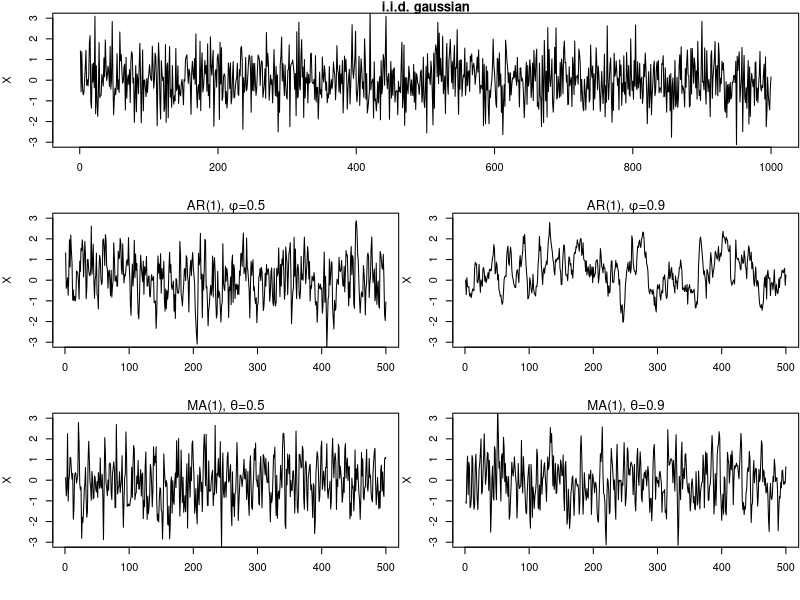
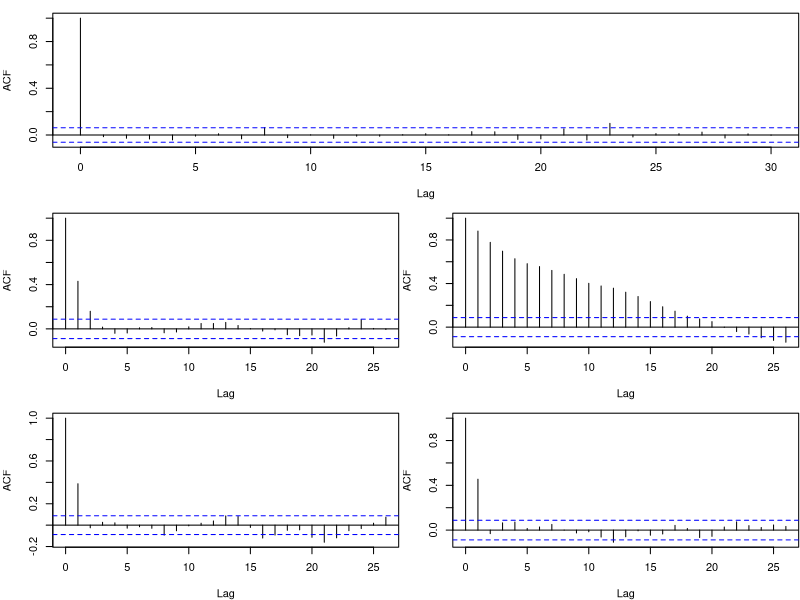
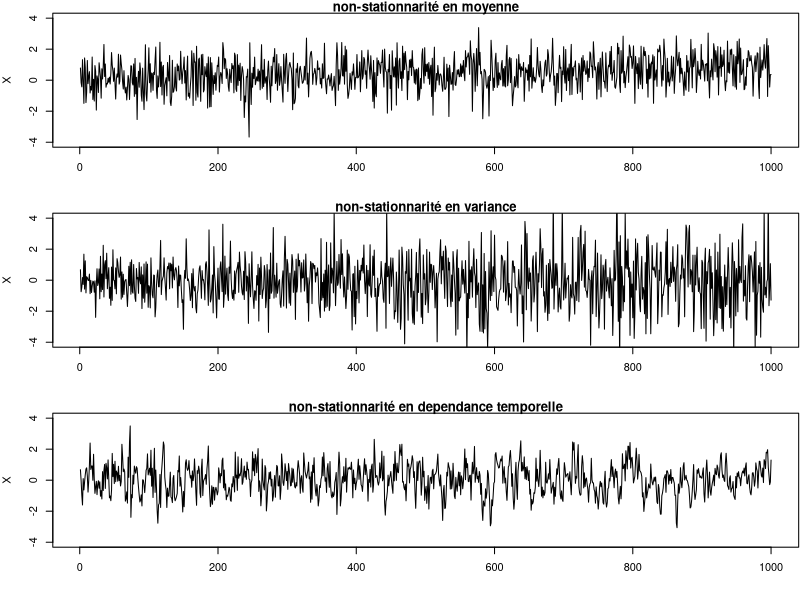
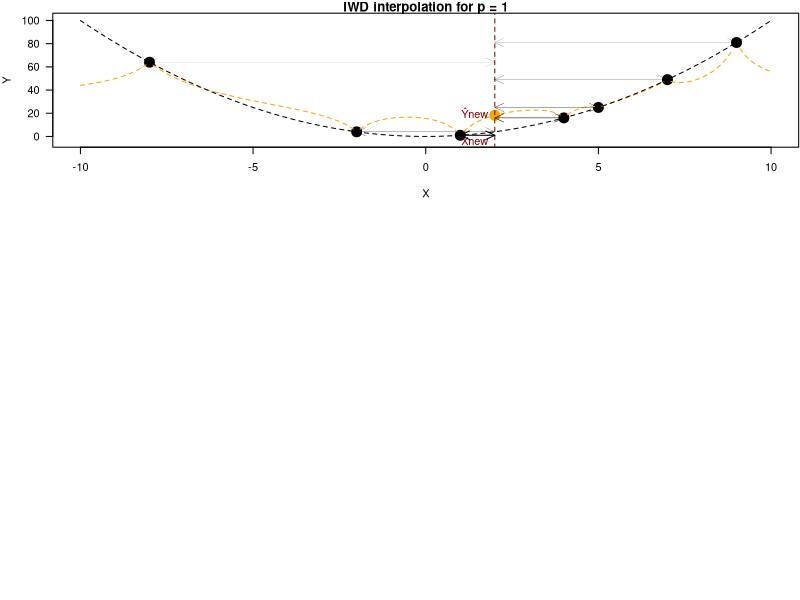
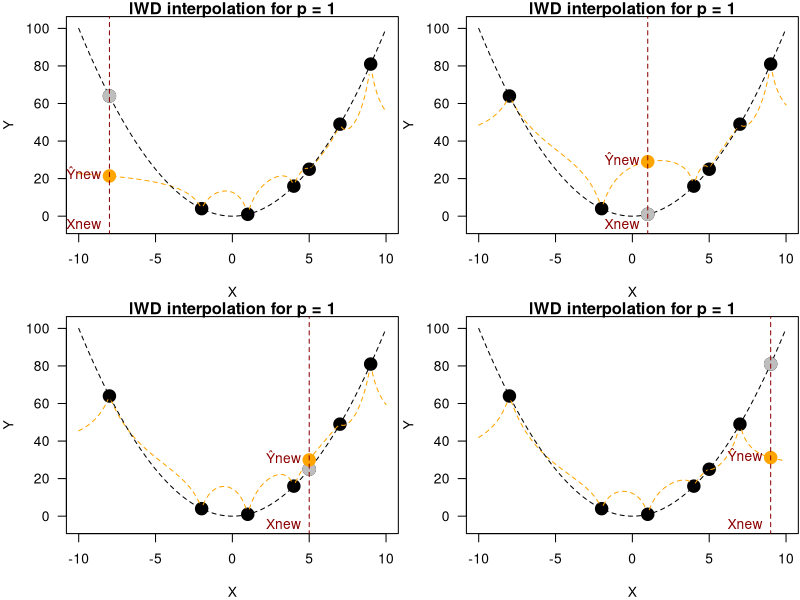

R code for these plots, in order:
## ---- chunk 1
n <- 500
par(mar = c(4, 4, 1, .1))
layout(matrix(c(1,1,2,3,4,5), 3, 2, byrow = TRUE))
ylim <- c(-3, 3)
X <- rnorm(2*n, 0, 1)
plot(X, xlab = "", type = "l", ylim = ylim, main = "i.i.d. gaussian")

ar1 <- 0.5
X <- arima.sim(list(order=c(1,0,0), ar=ar1), n=n)*sqrt(1-ar1^2)
plot(X, xlab = "", ylim = ylim, main = expression(paste("AR(1), ", phi, "=0.5")))


ar1 <- 0.9
X <- arima.sim(list(order=c(1,0,0), ar=ar1), n=n)*sqrt(1-ar1^2)
plot(X, xlab = "", ylim = ylim, main = expression(paste("AR(1), ", phi, "=0.9")))


ar1 <- 0.5
X <- arima.sim(list(order=c(0,0,1), ma=ar1), n=n)/sqrt(1+ar1^2)
plot(X, xlab = "", ylim = ylim, main = expression(paste("MA(1), ", theta, "=0.5")))


ar1 <- 0.9
X <- arima.sim(list(order=c(0,0,1), ma=ar1), n=n)/sqrt(1+ar1^2)
plot(X, xlab = "", ylim = ylim, main = expression(paste("MA(1), ", theta, "=0.9")))
## ---- chunk 2
n <- 500
par(mar = c(4, 4, 1, .1))
layout(matrix(c(1,1,2,3,4,5), 3, 2, byrow = TRUE))
X <- rnorm(2*n, 0, 1)
plot(acf(X, plot = FALSE), main = "i.i.d. gaussian")

ar1 <- 0.5
X <- arima.sim(list(order=c(1,0,0), ar=ar1), n=n)*sqrt(1-ar1^2)
plot(acf(X, plot = FALSE), main = expression(paste("AR(1), ", phi, "=0.5")))


ar1 <- 0.9
X <- arima.sim(list(order=c(1,0,0), ar=ar1), n=n)*sqrt(1-ar1^2)
plot(acf(X, plot = FALSE),  main = expression(paste("AR(1), ", phi, "=0.9")))


ar1 <- 0.5
X <- arima.sim(list(order=c(0,0,1), ma=ar1), n=n)/sqrt(1+ar1^2)
plot(acf(X, plot = FALSE), main = expression(paste("MA(1), ", theta, "=0.5")))


ar1 <- 0.9
X <- arima.sim(list(order=c(0,0,1), ma=ar1), n=n)/sqrt(1+ar1^2)
plot(acf(X, plot = FALSE), main = expression(paste("MA(1), ", theta, "=0.9")))
## ---- chunk 3
n <- 1000
par(mar = c(4, 4, 1, .1))
par(mfrow = c(3, 1))
ylim <- c(-4, 4)

X <- rnorm(n, 0 + seq(0, 1, length.out = n), 1)
plot(X, xlab = "", type = "l", ylim = ylim, main = "non-stationnarité en moyenne")

X <- rnorm(n, 0, 1 + seq(0, 1, length.out = n))
plot(X, xlab = "", type = "l", ylim = ylim, main = "non-stationnarité en variance")

ar1 <- seq(0.3, 1, length.out = n)
for(i in 2:n){
  X[i] <-  (ar1[i] * X[i-1]  + rnorm(1)) / sqrt(1 + ar1[i]^2)
}
plot(X, xlab = "", , type = "l", ylim = ylim, main = "non-stationnarité en dependance temporelle")
## ---- chunk 4
n <- 5
X <- c(-8, -2, 1, 4, 5, 7, 9)
Y <- X^2
par(mar = c(4, 4, 1, .1))
plot(X, Y, pch = 19, las = 1, xlim = c(-10, 10), ylim = c(-5, 102), cex = 2, main = "IWD interpolation for p = 1")
Xnew <- seq(-10, 10, by = 0.1)
Ynew <- numeric(length(Xnew))
col <- numeric(length(Xnew))
for( i in seq_along(Xnew)){
  dist <- abs(X - Xnew[i])
  weight <- 1/dist
  weight <- weight/sum(weight)
  Ynew[i] <- sum(weight * Y)
}
lines(Xnew, Ynew, col = "orange", lty = 2)
lines(Xnew, Xnew^2, col = "black", lty = 2)
points(Xnew[Xnew == 2], Ynew[Xnew == 2], col = "orange", cex = 2, pch = 19)

segments(2, -10, 2, 110, col = "red4", lty = 2)

text(2, Ynew[Xnew == 2], col = "red4", labels = "Ŷnew", pos = 2)
text(2, -5, col = "red4", labels = "Xnew", pos = 2)

dist <- abs(X - 2)
weight <- 1/dist
weight <- weight/sum(weight)
weight <- weight/max(weight)
Ynew[i] <- sum(weight * Y)
for( i in seq_along(X)){
  arrows(2, Y[i], X[i], Y[i], code = 3, lty = 1, lwd = weight[i], length = 0.1, angle = 25)
}
## ---- chunk 5
n <- 5
X <- c(-8, -2, 1, 4, 5, 7, 9)
Y <- X^2
par(mar = c(4, 4, 1, .1), mfrow = c(2, 2))
for(iloo in c(1, 3, 5, 7)){
  plot(X, Y, pch = 19, las = 1, xlim = c(-10, 10), ylim = c(-5, 102), cex = 2, main = "IWD interpolation for p = 1")
  Xnew <- seq(-10, 10, by = 0.1)
  Ynew <- numeric(length(Xnew))
  col <- numeric(length(Xnew))
  for( i in seq_along(Xnew)){
    dist <- abs(X[-iloo] - Xnew[i])
    weight <- 1/dist
    weight <- weight/sum(weight)
    Ynew[i] <- sum(weight * Y[-iloo])
  }
  lines(Xnew, Ynew, col = "orange", lty = 2)
  lines(Xnew, Xnew^2, col = "black", lty = 2)
  points(X[iloo], Y[iloo], col = "grey", cex = 2, pch = 19)
  points(Xnew[Xnew == X[iloo]], Ynew[Xnew == X[iloo]], col = "orange", cex = 2, pch = 19)
  
  segments(X[iloo], -10, X[iloo], 110, col = "red4", lty = 2)
  
  text(X[iloo], Ynew[Xnew == X[iloo]], col = "red4", labels = "Ŷnew", pos = 2)
  text(X[iloo], -5, col = "red4", labels = "Xnew", pos = 2)
}
